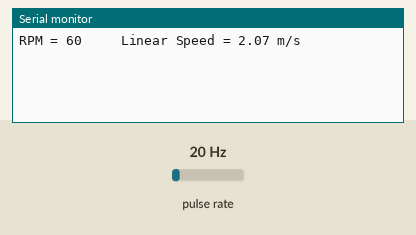
The program below on a simulated Arduino Uno, built with avr-gcc and run on an emulated ATmega328P. On the bench: the last lines printed to the serial monitor. Wiring (inferred from the names in the program): pulse sensor: data pin 2. The inputs (shaded band) are chosen by the test bench; at power-on: pulse rate 20 Hz.

Above: at 1.2 s.
1.3 s: pulse rate (sensor on pin 2) set to 4 Hz
At 2.6 s:
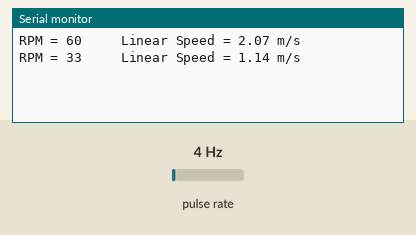
2.8 s: pulse rate (sensor on pin 2) set to 50 Hz
At 9.6 s:
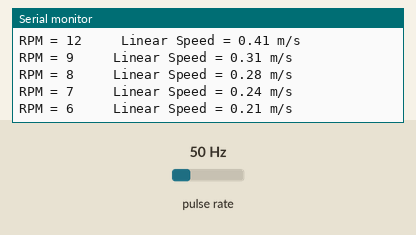
Timing chart, 0 to 10.3 s (numbered marks = the images above; inputs shaded):
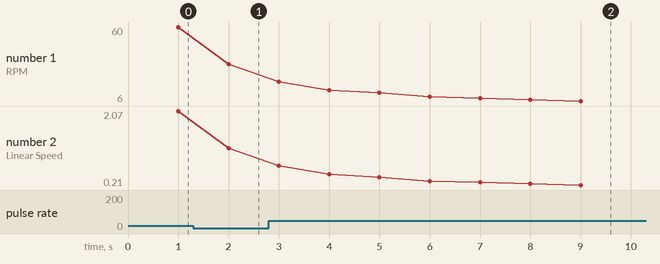

Measured:
- after the input at 1.3 s, the serial monitor: prints a new line after 0.70 s (image 1)
- after the input at 2.8 s, the serial monitor: prints a new line after 0.20 s (image 2)
- plotted number 1: 60 → 33 after the input at 1.3 s
- plotted number 2: 2.07 → 1.14 after the input at 1.3 s

The program:

main.cpp
```cpp
// Author: Marcel Kaminski
// Update:

// Imported the Code from John Wasser...
// Next Step add the momentary pole or the Euler's velocity formula in order to get the velocity from
// the bicycle centre / axis then display it on an lcd. Last step make it visible on a cellphone (bluetooth)

#include <Arduino.h>

// Configuration constants:
const byte RevSensePin = 2; //A byte stores an 8-bit unsigned number, from 0 to 255.
const float WheelRadiusInMeters = 0.33;
// The const keyword stands for constant. It is a variable qualifier that modifies
// the behavior of the variable, making a variable "read-only". This means that the
// variable can be used just as any other variable of its type, but its value cannot
// be changed. You will get a compiler error if you try to assign a value to a const variable.

const unsigned long DisplayIntervalMillis = 1000;  // Update once per second
const unsigned long MaxRevTimeMicros = 2000000UL; // >2 seconds per revolution counts as 0 RPM
//Unsigned long variables are extended size variables for number storage, and store
//32 bits (4 bytes). Unlike standard longs unsigned longs won’t store negative numbers,
//making their range from 0 to 4,294,967,295 (2^32 - 1).

// Variables used in the ISR and in the main code must be 'volatile'
volatile unsigned long RevSenseTimeMicros = 0;  //  Time that the rising edge was sensed
volatile unsigned long RevTimeMicros = 0;  // Microseconds between consecutive pulses

// Useful constants:
const unsigned long SixtySecondsInMicros = 60000000UL;
const float WheelCircumferenceInMeters = TWO_PI * WheelRadiusInMeters;

void setup()
{
    Serial.begin(9600);
    pinMode(RevSensePin, INPUT);
    attachInterrupt(digitalPinToInterrupt(RevSensePin), RevSenseISR, RISING);
    // Rising signal going from low to high; ISR Interrupt
}

void RevSenseISR()
{
    static unsigned long revSensePreviousMicros = 0;  // 'static' to retain value between calls

    RevSenseTimeMicros = micros();
    // Returns the number of microseconds since the Arduino board began running the current program.
    // Data type: unsigned long
    RevTimeMicros = RevSenseTimeMicros - revSensePreviousMicros; // Time for last revolution
}

void loop()
{
    static unsigned previousRPM;

    // Only update the display once per DisplayIntervalMillis
    unsigned long currentMillis = millis();
    static unsigned long previousMillis = 0;
    if (currentMillis - previousMillis >= DisplayIntervalMillis)
    {
        previousMillis += DisplayIntervalMillis;

        // With interrupts disabled, make local copies of volatile variables
        // This is so the ISR can't change them while we read them
        noInterrupts();
        unsigned long revSenseTimeMicros = RevSenseTimeMicros;  //  Time that the last rising edge was sensed
        unsigned long revTimeMicros = RevTimeMicros;  // Microseconds between consecutive pulses
        interrupts();

        // Calculate RPM
        unsigned newRPM;
        if (micros() - revSenseTimeMicros > MaxRevTimeMicros)
            newRPM = 0;   // Going so slow we're essentially stopped
        else
            newRPM = SixtySecondsInMicros / revTimeMicros;

        // No need to update the display unless the RPM value has changed
        if (newRPM != previousRPM)
        {
            previousRPM = newRPM;
            displayRPM(newRPM);
        }
    }
}

void displayRPM(unsigned RPM)
{
    float metersPerMinute = RPM * WheelCircumferenceInMeters;

    Serial.print("RPM = "); //print the word "RPM".
    Serial.print(RPM); // print the rpm value.
    Serial.print("\t\t Linear Speed = ");
    Serial.print(metersPerMinute / 60.0); //print the linear velocity value.
    Serial.println(" m/s");
}
```
